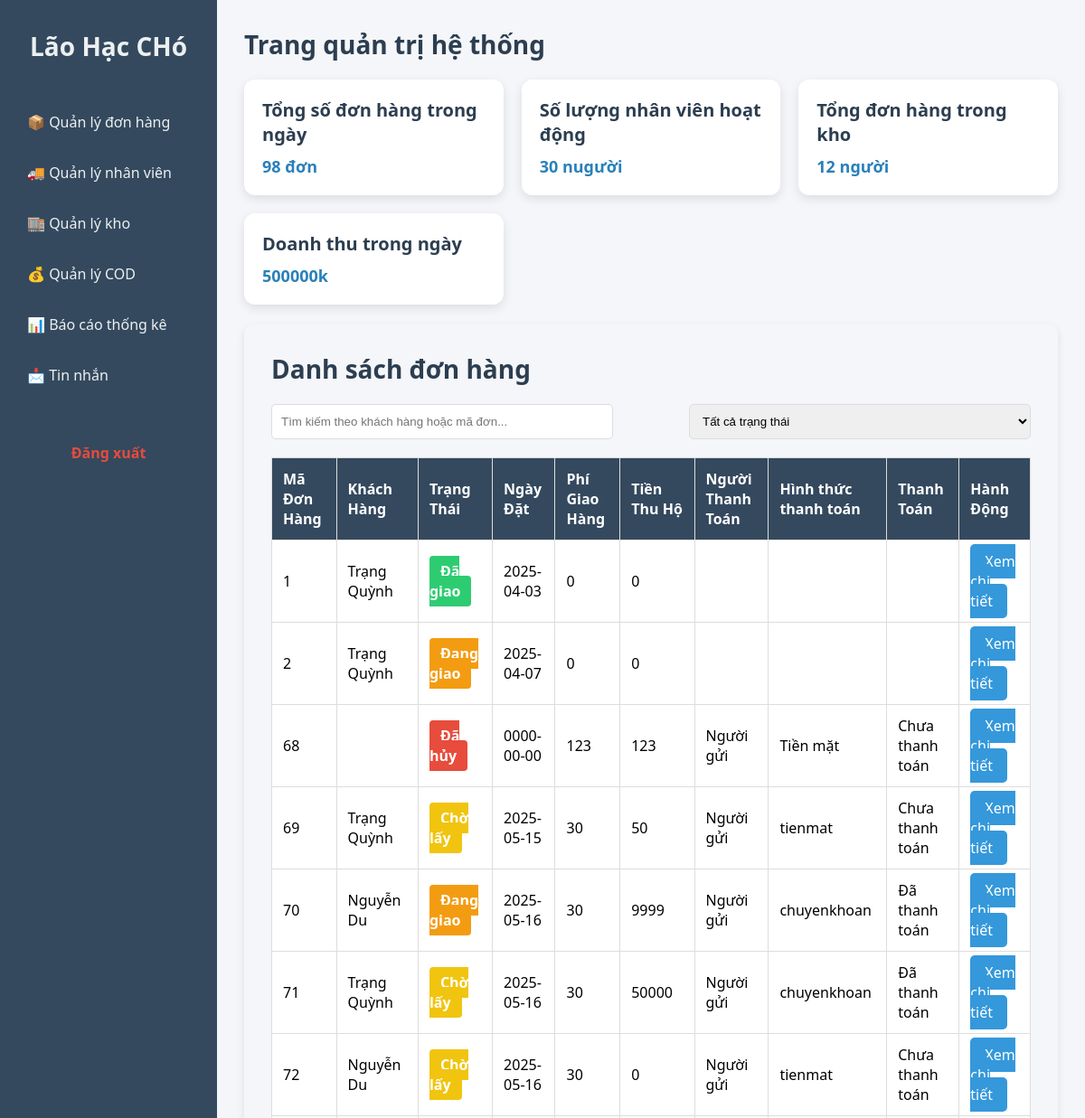
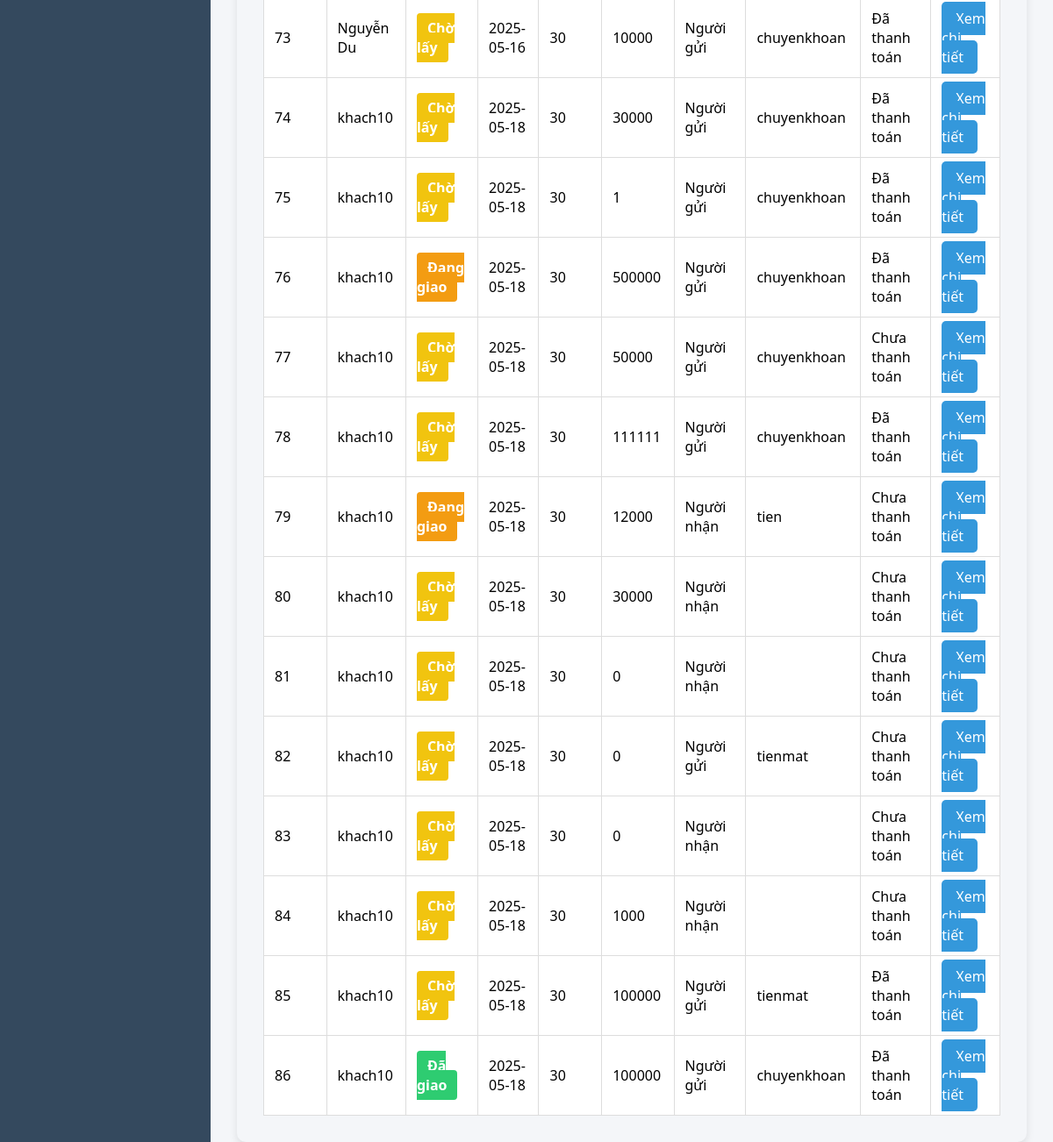
The page /dashboard_admin.php?qldh on the database its author committed (2 pictures, top to bottom).
### tables this page shows
CREATE TABLE `nhanvien` (
  `manv` int(11) NOT NULL,
  `tennv` varchar(100) NOT NULL,
  `sdt` varchar(15) NOT NULL,
  `hinhanh` varchar(50) NOT NULL,
  `trangthai` varchar(20) NOT NULL,
  `matk` int(11) NOT NULL,
  `macv` int(11) DEFAULT NULL
);

CREATE TABLE `donhang` (
  `madh` int(11) NOT NULL,
  `makh` int(11) NOT NULL,
  `ngaydat` date NOT NULL,
  `tennn` varchar(50) NOT NULL,
  `sdtnn` varchar(15) NOT NULL,
  `diachinn` text NOT NULL,
  `tinhtrangdh` varchar(20) NOT NULL,
  `shipping_fee` decimal(10,0) NOT NULL,
  `thuho` decimal(10,0) NOT NULL,
  `nguoitratien` varchar(20) NOT NULL,
  `hinhthuctt` varchar(20) DEFAULT NULL,
  `thanhtoan` varchar(20) NOT NULL,
  `manv` int(11) DEFAULT NULL
);

CREATE TABLE `khachhang` (
  `makh` int(11) NOT NULL,
  `tenkh` varchar(50) NOT NULL,
  `sdt` varchar(15) NOT NULL,
  `diachi` text NOT NULL,
  `hinhanh` varchar(20) NOT NULL,
  `matk` int(11) NOT NULL
);

### model/ketnoi.php (called while the page is built, shortened)
<?php
    class Ketnoi{
        public function ketnoi(){
            return mysqli_connect("localhost", "root", "", "giaohang");
        }
    }
?>

### model/m_dangnhap.php (called while the page is built, shortened)
<?php
    include_once("ketnoi.php");
    class M_dangnhap{
        public function nhanvien($matk = null){
            $p = new Ketnoi();
            $con = $p->ketnoi();
            $con->set_charset("utf8");
            if ($con) {
                if ($matk !== null) {
                    $sql = "SELECT * FROM nhanvien nv
                            JOIN chucvu cv ON nv.macv = cv.macv
                            WHERE nv.matk = ?";
                    $stmt = $con->prepare($sql);
                    $stmt->bind_param("i", $matk);
                } else {
                    $sql = "SELECT * FROM nhanvien nv
                            JOIN chucvu cv ON nv.macv = cv.macv
                            WHERE nv.macv != 4 AND nv.trangthai like N'Đang làm';";
                    $stmt = $con->prepare($sql);
                }
                $stmt->execute();
                $rs = $stmt->get_result();
                return $rs;
            } else {
                echo 'Lỗi kết nối';
                return false;
            }
        }
        public function dsdonhang($madh = null){
            $p = new Ketnoi();
            $con = $p->ketnoi();
            $con->set_charset("utf8");
            if ($con) {
                if ($madh !== null) {
                    $sql = "SELECT *
                            FROM donhang dh
                            INNER JOIN chitietdh ct ON dh.madh = ct.madh
                            WHERE dh.madh = ?";
                    $stmt = $con->prepare($sql);
                    $stmt->bind_param("i", $madh);
                } else {
                    $sql = "SELECT DISTINCT dh.*, kh.tenkh, kh.sdt, kh.diachi
                            FROM donhang dh
                            LEFT JOIN chitietdh ct ON dh.madh = ct.madh
                            LEFT JOIN khachhang kh ON dh.makh = kh.makh;";
                    $stmt = $con->prepare($sql);
                }
                $stmt->execute();
                $rs = $stmt->get_result();
                return $rs;
            } else {
                echo 'Lỗi kết nối';
                return false;
            }
        }
    }
?>

### control/c_dangnhap.php (called while the page is built, shortened)
<?php
    include("model/m_dangnhap.php");
    class C_dangnhap{
        public function get_nhanvien($matk = null){
            $p = new M_dangnhap();
            $con = $p->nhanvien($matk);
            if($con){
                if($con->num_rows>0)
                    return $con;
                else
                    return 0;
            }else
                return false;
        }
        public function get_dsdonhang($madh = null){
            $p = new M_dangnhap();
            $con = $p-> dsdonhang($madh);
            if($con){
                if($con->num_rows>0)
                    return $con;
                else
                    return 0;
            }else
                return false;
        }
    }
?>

### view/quanlydonhang/index.php (the view, shortened to what this page needs)
<!DOCTYPE html>
<html lang="en">
<head>
</head>
<?php
    include_once("control/c_dangnhap.php");
    $p = new C_dangnhap();
    $donhang = $p->get_dsdonhang();
?>
<body>
<div class="order-list-container">
    <h2>Danh sách đơn hàng</h2>
    <div class="filter-bar">
        <input type="text" id="search" placeholder="Tìm kiếm theo khách hàng hoặc mã đơn..." oninput="filterOrders()">
        <select id="statusFilter" onchange="filterOrders()">
            <option value="">Tất cả trạng thái</option>
        </select>
    </div>
    <table class="order-table">
        <thead>
            <tr>
                <th>Mã Đơn Hàng</th>
                <th>Khách Hàng</th>
                <th>Trạng Thái</th>
                <th>Ngày Đặt</th>
                <th>Phí Giao Hàng</th>
                <th>Tiền Thu Hộ</th>
                <th>Người Thanh Toán</th>
                <th>Hình thức thanh toán</th>
                <th>Thanh Toán</th>
                <th>Hành Động</th>
            </tr>
        </thead>
        <tbody id="orderList">
        <?php
        if($donhang){
            while($row = $donhang->fetch_assoc()){
                $statusClass = '';
                if ($row["tinhtrangdh"] == 'Chờ lấy') {
                    $statusClass = 'waiting';
                } elseif ($row["tinhtrangdh"] == 'Đang giao') {
                    $statusClass = 'processing';
                } elseif ($row["tinhtrangdh"] == 'Đã giao') {
                    $statusClass = 'delivered';
                } elseif ($row["tinhtrangdh"] == 'Đã hủy') {
                    $statusClass = 'canceled';
                }
                echo'
                    <tr class="order-row">
                        <td>'.$row["madh"].'</td>
                        <td>'.$row["tenkh"].'</td>
                        <td><span class="status '.$statusClass.'">'.$row["tinhtrangdh"].'</span></td>
                        <td>'.$row["ngaydat"].'</td>
                        <td>'.$row["shipping_fee"].'</td>
                        <td>'.$row["thuho"].'</td>
                        <td>'.$row["nguoitratien"].'</td>
                        <td>'.$row["hinhthuctt"].'</td>
                        <td>'.$row["thanhtoan"].'</td>
                        <td><a href="dashboard_admin.php?madh='.$row["madh"].'" class="btn-view">Xem chi tiết</a></td>
                    </tr>
                ';
            }
        }
    ?>
        </tbody>
    </table>
</div>
</body>
</html>

### dashboard_admin.php (shortened to what this page needs)
<!DOCTYPE html>
<html lang="vi">
<head>
</head>
<?php
    include_once("control/c_dangnhap.php");
    $p = new C_dangnhap();
    $conn = $p->get_nhanvien($_SESSION["tk"]);
    if($conn)
        $rr = $conn->fetch_assoc();
    else
        echo 'Có lỗi';
?>
<body>
<div class="sidebar">
    <h2><a href="dashboard_admin.php"><?= $rr["tennv"]; ?></a></h2>
    <a href="dashboard_admin.php?qldh">📦 Quản lý đơn hàng</a>
    <div class="dropdown">
        <a href="dashboard_admin.php?qlnv">🚚 Quản lý nhân viên</a>
    </div>
    <a href="#">🏬 Quản lý kho</a>
    <a href="#">💰 Quản lý COD</a>
    <a href="dashboard_admin.php?baocao">📊 Báo cáo thống kê</a>
    <a href="javascript:void(0);" onclick="openAdminChatbox()" style="position: relative;">
  📩 Tin nhắn
</a>
    <div class="logout">
        <a href="dashboard_admin.php?dangxuat">Đăng xuất</a>
    </div>
</div>
<div class="main">
    <div class="header">Trang quản trị hệ thống</div>
    <div class="card-container">
        <div class="card">
            <h3>Tổng số đơn hàng trong ngày</h3>
            <p>98 đơn</p>
        </div>
        <div class="card">
            <h3>Số lượng nhân viên hoạt động</h3>
            <p>30 nugười</p>
        </div>
        <div class="card">
            <h3>Tổng đơn hàng trong kho</h3>
            <p>12 người</p>
        </div>
        <div class="card">
            <h3>Doanh thu trong ngày</h3>
            <p>500000k</p>
        </div>
    </div>
        <br>
    <?php
        if(isset($_REQUEST["qlnv"]))
            include_once("view/quanlynv/index.php");
        elseif(isset($_REQUEST["them"]))
            include_once("view/themnv/index.php");
        elseif(isset($_REQUEST["qldh"]))
            include_once("view/quanlydonhang/index.php");
        elseif(isset($_REQUEST["sua"]))
            include_once("view/capnhatnv/index.php");
        elseif(isset($_REQUEST["baocao"]))
            include_once("view/baocao/index.php");
    ?>
</div>
<?php include_once("view/chatbox/embed_admin.php"); ?>
</body>
</html>

### view/chatbox/embed_admin.php (shortened to what this page needs)
<!DOCTYPE html>
<html lang="en">
<head>
</head>
<body>
</body>
</html>

### dashboard_admin.php (style rules this page uses)
* { box-sizing: border-box; margin: 0; padding: 0; }
body { font-family: 'Segoe UI', sans-serif; display: flex; height: 100vh; background: #f4f6f9; }
.sidebar { width: 240px; background: #34495e; color: #ecf0f1; padding: 20px; position: fixed; height: 100%; }
.sidebar h2 { margin-bottom: 30px; text-align: center; }
.sidebar a { display: block; padding: 12px 10px; margin-bottom: 10px; color: #ecf0f1; text-decoration: none; border-radius: 5px; transition: background 0.3s; }
.dropdown { position: relative; display: inline-block; }
.main { flex-grow: 1; padding: 30px; margin-left: 240px; }
.header { font-size: 28px; font-weight: bold; margin-bottom: 20px; color: #2c3e50; }
.card-container { display: grid; grid-template-columns: repeat(auto-fit, minmax(250px, 1fr)); gap: 20px; }
.card { background: #fff; padding: 20px; border-radius: 12px; box-shadow: 0 4px 12px rgba(0, 0, 0, 0.1); transition: transform 0.3s ease; }
.card h3 { margin-bottom: 10px; font-size: 20px; color: #2c3e50; }
.card p { font-size: 18px; font-weight: bold; color: #2980b9; }
table { width: 100%; border-collapse: collapse; margin-top: 20px; }
th, td { padding: 12px; text-align: left; border: 1px solid #ddd; }
th { background: #ecf0f1; font-weight: bold; }
.logout { margin-top: 40px; text-align: center; }
.logout a { color: #e74c3c; text-decoration: none; font-weight: bold; }

### view/quanlydonhang/index.php (style rules this page uses)
.order-list-container { padding: 30px; background-color: #f4f6f9; border-radius: 10px; box-shadow: 0px 4px 10px rgba(0, 0, 0, 0.1); }
h2 { margin-bottom: 20px; font-size: 28px; color: #2c3e50; }
.filter-bar { display: flex; justify-content: space-between; margin-bottom: 20px; }
.filter-bar input { padding: 10px; border-radius: 5px; border: 1px solid #ddd; width: 45%; }
.filter-bar select { padding: 10px; border-radius: 5px; border: 1px solid #ddd; width: 45%; }
.order-table { width: 100%; border-collapse: collapse; margin-top: 20px; }
.order-table th, .order-table td { padding: 12px; text-align: left; border: 1px solid #ddd; }
.order-table th { background-color: #34495e; color: white; font-weight: bold; }
.order-table td { background-color: white; }
.status { padding: 6px 12px; border-radius: 4px; font-weight: bold; color: white; }
.waiting { background-color: #f1c40f; }
.processing { background-color: #f39c12; }
.delivered { background-color: #2ecc71; }
.canceled { background-color: #e74c3c; }
.btn-view { background-color: #3498db; color: white; padding: 8px 16px; border-radius: 5px; text-decoration: none; transition: background 0.3s ease; }

### rows shown on the page
nhanvien: tennv "Lão Hạc CHó"
donhang: madh "1", khachhang.tenkh "Trạng Quỳnh", tinhtrangdh "Đã giao", ngaydat "2025-04-03", shipping_fee "0", thuho "0"
donhang: madh "2", khachhang.tenkh "Trạng Quỳnh", tinhtrangdh "Đang giao", ngaydat "2025-04-07", shipping_fee "0", thuho "0"
donhang: madh "68", tinhtrangdh "Đã hủy", ngaydat "0000-00-00", shipping_fee "123", thuho "123", nguoitratien "Người gửi", hinhthuctt "Tiền mặt", thanhtoan "Chưa thanh toán"
donhang: madh "69", khachhang.tenkh "Trạng Quỳnh", tinhtrangdh "Chờ lấy", ngaydat "2025-05-15", shipping_fee "30", thuho "50", nguoitratien "Người gửi", hinhthuctt "tienmat", thanhtoan "Chưa thanh toán"
donhang: madh "70", khachhang.tenkh "Nguyễn Du", tinhtrangdh "Đang giao", ngaydat "2025-05-16", shipping_fee "30", thuho "9999", nguoitratien "Người gửi", hinhthuctt "chuyenkhoan", thanhtoan "Đã thanh toán"
donhang: madh "71", khachhang.tenkh "Trạng Quỳnh", tinhtrangdh "Chờ lấy", ngaydat "2025-05-16", shipping_fee "30", thuho "50000", nguoitratien "Người gửi", hinhthuctt "chuyenkhoan", thanhtoan "Đã thanh toán"
donhang: madh "72", khachhang.tenkh "Nguyễn Du", tinhtrangdh "Chờ lấy", ngaydat "2025-05-16", shipping_fee "30", thuho "0", nguoitratien "Người gửi", hinhthuctt "tienmat", thanhtoan "Chưa thanh toán"
donhang: madh "73", khachhang.tenkh "Nguyễn Du", tinhtrangdh "Chờ lấy", ngaydat "2025-05-16", shipping_fee "30", thuho "10000", nguoitratien "Người gửi", hinhthuctt "chuyenkhoan", thanhtoan "Đã thanh toán"
donhang: madh "74", khachhang.tenkh "khach10", tinhtrangdh "Chờ lấy", ngaydat "2025-05-18", shipping_fee "30", thuho "30000", nguoitratien "Người gửi", hinhthuctt "chuyenkhoan", thanhtoan "Đã thanh toán"
donhang: madh "75", khachhang.tenkh "khach10", tinhtrangdh "Chờ lấy", ngaydat "2025-05-18", shipping_fee "30", thuho "1", nguoitratien "Người gửi", hinhthuctt "chuyenkhoan", thanhtoan "Đã thanh toán"
donhang: madh "76", khachhang.tenkh "khach10", tinhtrangdh "Đang giao", ngaydat "2025-05-18", shipping_fee "30", thuho "500000", nguoitratien "Người gửi", hinhthuctt "chuyenkhoan", thanhtoan "Đã thanh toán"
donhang: madh "77", khachhang.tenkh "khach10", tinhtrangdh "Chờ lấy", ngaydat "2025-05-18", shipping_fee "30", thuho "50000", nguoitratien "Người gửi", hinhthuctt "chuyenkhoan", thanhtoan "Chưa thanh toán"
donhang: madh "78", khachhang.tenkh "khach10", tinhtrangdh "Chờ lấy", ngaydat "2025-05-18", shipping_fee "30", thuho "111111", nguoitratien "Người gửi", hinhthuctt "chuyenkhoan", thanhtoan "Đã thanh toán"
donhang: madh "79", khachhang.tenkh "khach10", tinhtrangdh "Đang giao", ngaydat "2025-05-18", shipping_fee "30", thuho "12000", nguoitratien "Người nhận", hinhthuctt "tien", thanhtoan "Chưa thanh toán"
donhang: madh "80", khachhang.tenkh "khach10", tinhtrangdh "Chờ lấy", ngaydat "2025-05-18", shipping_fee "30", thuho "30000", nguoitratien "Người nhận", thanhtoan "Chưa thanh toán"
donhang: madh "81", khachhang.tenkh "khach10", tinhtrangdh "Chờ lấy", ngaydat "2025-05-18", shipping_fee "30", thuho "0", nguoitratien "Người nhận", thanhtoan "Chưa thanh toán"
donhang: madh "82", khachhang.tenkh "khach10", tinhtrangdh "Chờ lấy", ngaydat "2025-05-18", shipping_fee "30", thuho "0", nguoitratien "Người gửi", hinhthuctt "tienmat", thanhtoan "Chưa thanh toán"
donhang: madh "83", khachhang.tenkh "khach10", tinhtrangdh "Chờ lấy", ngaydat "2025-05-18", shipping_fee "30", thuho "0", nguoitratien "Người nhận", thanhtoan "Chưa thanh toán"
donhang: madh "84", khachhang.tenkh "khach10", tinhtrangdh "Chờ lấy", ngaydat "2025-05-18", shipping_fee "30", thuho "1000", nguoitratien "Người nhận", thanhtoan "Chưa thanh toán"
donhang: madh "85", khachhang.tenkh "khach10", tinhtrangdh "Chờ lấy", ngaydat "2025-05-18", shipping_fee "30", thuho "100000", nguoitratien "Người gửi", hinhthuctt "tienmat", thanhtoan "Đã thanh toán"
donhang: madh "86", khachhang.tenkh "khach10", tinhtrangdh "Đã giao", ngaydat "2025-05-18", shipping_fee "30", thuho "100000", nguoitratien "Người gửi", hinhthuctt "chuyenkhoan", thanhtoan "Đã thanh toán"
